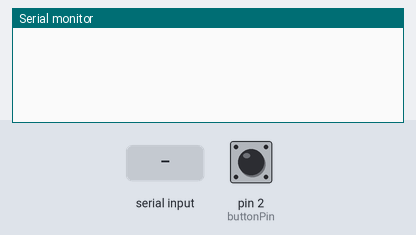
A sketch run on a simulated Arduino Uno, built with avr-gcc and run on an emulated ATmega328P. Shown: the last lines printed to the serial monitor. The test bench sets the inputs (shaded band); at power-on: pin 2 (buttonPin) HIGH. The audio player accepts every command and is not drawn.

Above: at 1.7 s.
1.8 s: pin 2 (buttonPin) pulled LOW for 0.15 s
At 2.9 s:
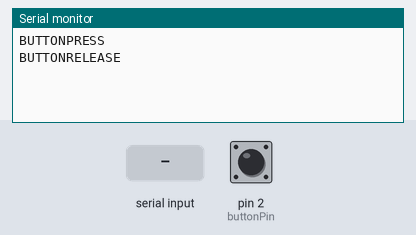
3.5 s: "PING\n" received over Serial
At 4.0 s:
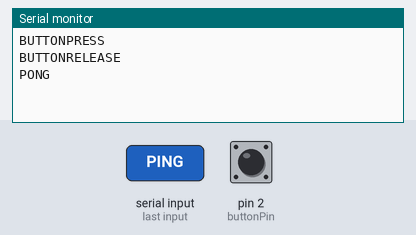

Measured:
- after the input at 1.8 s, the serial monitor: prints a new line after 0.05 s (image 1)
- after the input at 3.5 s, the serial monitor: prints a new line at once (image 2)

The sketch:

arduino_button.ino
```cpp
// Combined deploy + sound + PING/PONG
// Supported commands: PLAYSOUND x, SETVOLUME x, PAUSE, PLAY, PING
// Button events: DEPLOY (press), RELEASE (release)

#include "SoftwareSerial.h"
#include "DFRobotDFPlayerMini.h"

// DFPlayer
SoftwareSerial mySoftwareSerial(10, 11); // RX, TX
DFRobotDFPlayerMini myDFPlayer;

// Button
const int buttonPin = 2;
bool lastButtonState = HIGH; // начальное состояние (INPUT_PULLUP → HIGH при отжатой)
unsigned long lastDebounceTime = 0;
const unsigned long debounceDelay = 50;

void setup() {
  pinMode(buttonPin, INPUT_PULLUP);

  Serial.begin(115200);
  mySoftwareSerial.begin(9600);

  if (!myDFPlayer.begin(mySoftwareSerial)) {
    // Silent failure – optional: blink LED or hang
    while (true);
  }

  myDFPlayer.setTimeOut(500);
  myDFPlayer.volume(15);
  myDFPlayer.EQ(0);
}

void loop() {
  bool currentButtonState = digitalRead(buttonPin);

  if (currentButtonState != lastButtonState) {
    lastDebounceTime = millis();
  }

  if ((millis() - lastDebounceTime) > debounceDelay) {
    static bool wasPressed = false;

    if (currentButtonState == LOW && !wasPressed) {
      wasPressed = true;
      Serial.println("BUTTONPRESS");
    } else if (currentButtonState == HIGH && wasPressed) {
      wasPressed = false;
      Serial.println("BUTTONRELEASE");
    }
  }

  lastButtonState = currentButtonState;

  // --- Serial command handling ---
  if (Serial.available()) {
    String cmd = Serial.readStringUntil('\n');
    cmd.trim();

    if (cmd.startsWith("PLAYSOUND ")) {
      int num = cmd.substring(10).toInt();
      if (num >= 1 && num <= 255) {
        myDFPlayer.play(num);
      }

    } else if (cmd.startsWith("SETVOLUME ")) {
      int vol = cmd.substring(10).toInt();
      if (vol >= 0 && vol <= 30) {
        myDFPlayer.volume(vol);
      }

    } else if (cmd == "PAUSE") {
      myDFPlayer.pause();

    } else if (cmd == "PLAY") {
      myDFPlayer.start();

    } else if (cmd == "PING") {
      Serial.println("PONG");
    }
    // All other commands are silently ignored
  }
}
```
